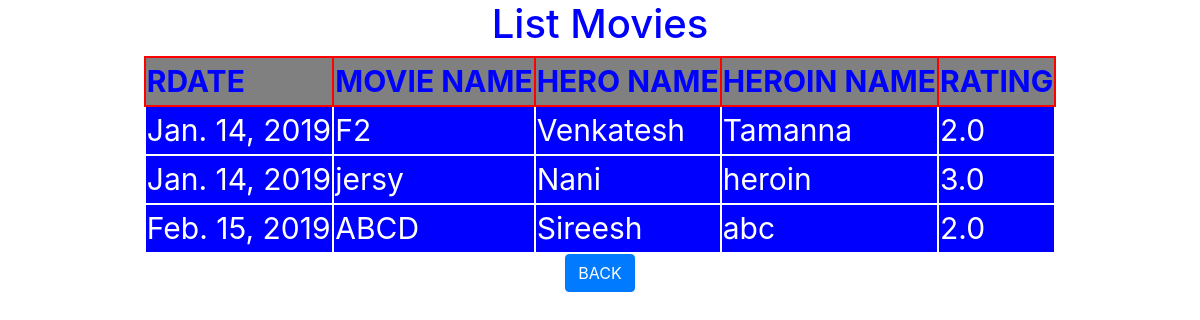
/listmovie/, run on the app's committed database.
### testapp/models.py (models this page shows)
class MovieInfo(models.Model):
    rdate=models.DateField()
    moviename=models.CharField(max_length=20)
    heroname=models.CharField(max_length=20)
    heroinname=models.CharField(max_length=20)
    rating=models.FloatField()

### testapp/views.py (the view)
# urls.py: url(r'^listmovie/', views.listmovies),
def listmovies(request):
    movies_list= MovieInfo.objects.all()
    return render(request,"testapp/listmovie.html",{'movies_list':movies_list})

### templates/testapp/listmovie.html (shortened to what this page needs)
<!DOCTYPE html>
{%load staticfiles%}
<html lang="en" dir="ltr">
  <head>
    <link rel="stylesheet"
    href="https://stackpath.bootstrapcdn.com/bootstrap/4.3.0/css/bootstrap.min.css"
>
    <link rel="stylesheet" href="{%static "css/demo.css"%}">
  </head>
  <body>
   <h1>List Movies</h1>
   {% if movies_list %}
    <table>
      <thead>
        <th>RDATE</th>
        <th>MOVIE NAME</th>
        <th>HERO NAME</th>
        <th>HEROIN NAME</th>
        <th>RATING</th>
      </thead>
      {%for movie in movies_list %}
        <tr>
          <td>{{movie.rdate}}</td>
          <td>{{movie.moviename}}</td>
          <td>{{movie.heroname}}</td>
          <td>{{movie.heroinname}}</td>
          <td>{{movie.rating}}</td>
        </tr>
      {%endfor%}
    </table>
    {%else%}
     <p>No Movies Found</p>
   {%endif%}
   <div class="container" align="center">
     <a class="btn btn-primary btn-log" href="/" roll="button">BACK</a>
    </div>
  </body>
</html>

### static/css/demo.css (style rules this page uses)
h1 { text-align: center; }
body { background: url(https://images.unsplash.com/photo-1542204165-65bf26472b9b?ixlib=rb-1.2.1&ixid=eyJhcHBfaWQiOjEyMDd9&auto=format&fit=crop&w=500&q=60); color:blue; background-repeat: no-repeat; background-size: cover; }
table,tr,td,thead,th { border:2px solid white; font-size:30px; color: white; background:blue; margin: auto; }
thead,th { border:2px solid red; font-size:30px; color: blue; background:grey; }
a { text-align:center; }

### data on the page
MovieInfo: rdate "Jan. 14, 2019", moviename "F2", heroname "Venkatesh", heroinname "Tamanna", rating "2.0"
MovieInfo: rdate "Jan. 14, 2019", moviename "jersy", heroname "Nani", heroinname "heroin", rating "3.0"
MovieInfo: rdate "Feb. 15, 2019", moviename "ABCD", heroname "Sireesh", heroinname "abc", rating "2.0"
